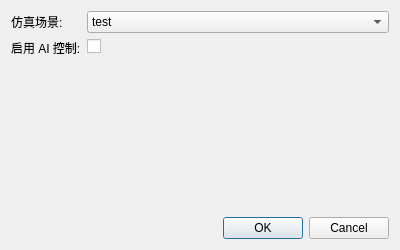
<?xml version="1.0" encoding="UTF-8"?>
<ui version="4.0">
 <class>SimSettingsDialog</class>
 <widget class="QDialog" name="SimSettingsDialog">
  <property name="geometry">
   <rect>
    <x>0</x>
    <y>0</y>
    <width>400</width>
    <height>250</height>
   </rect>
  </property>
  <property name="windowTitle">
   <string>仿真设置</string>
  </property>
  <layout class="QVBoxLayout" name="verticalLayout">
   <item>
    <layout class="QFormLayout" name="formLayout">
     <item row="0" column="0">
      <widget class="QLabel" name="label">
       <property name="text">
        <string>仿真场景:</string>
       </property>
      </widget>
     </item>
     <item row="0" column="1">
      <widget class="QComboBox" name="combo_scenario">
       <item>
        <property name="text">
         <string>test</string>
        </property>
       </item>
       <item>
        <property name="text">
         <string>qualification</string>
        </property>
       </item>
       <item>
        <property name="text">
         <string>finals</string>
        </property>
       </item>
      </widget>
     </item>
     <item row="1" column="0">
      <widget class="QLabel" name="label_2">
       <property name="text">
        <string>启用 AI 控制:</string>
       </property>
      </widget>
     </item>
     <item row="1" column="1">
      <widget class="QCheckBox" name="check_enable_ai">
       <property name="text">
        <string/>
       </property>
      </widget>
     </item>
    </layout>
   </item>
   <item>
    <spacer name="verticalSpacer">
     <property name="orientation">
      <enum>Qt::Vertical</enum>
     </property>
     <property name="sizeHint" stdset="0">
      <size>
       <width>20</width>
       <height>40</height>
      </size>
     </property>
    </spacer>
   </item>
   <item>
    <widget class="QDialogButtonBox" name="buttonBox">
     <property name="orientation">
      <enum>Qt::Horizontal</enum>
     </property>
     <property name="standardButtons">
      <set>QDialogButtonBox::Cancel|QDialogButtonBox::Ok</set>
     </property>
    </widget>
   </item>
  </layout>
 </widget>
 <resources/>
 <connections>
  <connection>
   <sender>buttonBox</sender>
   <signal>accepted()</signal>
   <receiver>SimSettingsDialog</receiver>
   <slot>accept()</slot>
   <hints>
    <hint type="sourcelabel">
     <x>248</x>
     <y>254</y>
    </hint>
    <hint type="destinationlabel">
     <x>157</x>
     <y>274</y>
    </hint>
   </hints>
  </connection>
  <connection>
   <sender>buttonBox</sender>
   <signal>rejected()</signal>
   <receiver>SimSettingsDialog</receiver>
   <slot>reject()</slot>
   <hints>
    <hint type="sourcelabel">
     <x>316</x>
     <y>260</y>
    </hint>
    <hint type="destinationlabel">
     <x>286</x>
     <y>274</y>
    </hint>
   </hints>
  </connection>
 </connections>
</ui>
